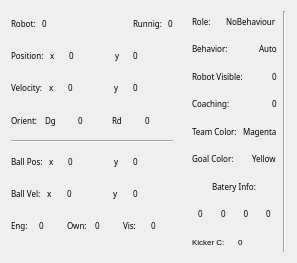
<?xml version="1.0" encoding="UTF-8"?>
<ui version="4.0">
 <class>RBInfoWG</class>
 <widget class="QWidget" name="RBInfoWG">
  <property name="geometry">
   <rect>
    <x>0</x>
    <y>0</y>
    <width>297</width>
    <height>263</height>
   </rect>
  </property>
  <property name="windowTitle">
   <string>Form</string>
  </property>
  <layout class="QHBoxLayout" name="horizontalLayout_4">
   <item>
    <layout class="QHBoxLayout" name="horizontalLayout_3">
     <item>
      <layout class="QVBoxLayout" name="verticalLayout">
       <item>
        <layout class="QHBoxLayout">
         <property name="spacing">
          <number>6</number>
         </property>
         <property name="margin">
          <number>0</number>
         </property>
         <item>
          <widget class="QLabel" name="Robot_number_lb_f">
           <property name="font">
            <font>
             <family>Sans Serif</family>
             <pointsize>6</pointsize>
             <weight>50</weight>
             <italic>false</italic>
             <bold>false</bold>
             <underline>false</underline>
             <strikeout>false</strikeout>
            </font>
           </property>
           <property name="text">
            <string>Robot:</string>
           </property>
           <property name="scaledContents">
            <bool>true</bool>
           </property>
          </widget>
         </item>
         <item>
          <widget class="QLabel" name="Robot_number_lb">
           <property name="font">
            <font>
             <family>Sans Serif</family>
             <pointsize>6</pointsize>
             <weight>50</weight>
             <italic>false</italic>
             <bold>false</bold>
             <underline>false</underline>
             <strikeout>false</strikeout>
            </font>
           </property>
           <property name="text">
            <string>0</string>
           </property>
           <property name="scaledContents">
            <bool>true</bool>
           </property>
          </widget>
         </item>
         <item>
          <spacer>
           <property name="orientation">
            <enum>Qt::Horizontal</enum>
           </property>
           <property name="sizeType">
            <enum>QSizePolicy::Expanding</enum>
           </property>
           <property name="sizeHint" stdset="0">
            <size>
             <width>40</width>
             <height>20</height>
            </size>
           </property>
          </spacer>
         </item>
         <item>
          <widget class="QLabel" name="Robot_Running_lb_f">
           <property name="font">
            <font>
             <family>Sans Serif</family>
             <pointsize>6</pointsize>
             <weight>50</weight>
             <italic>false</italic>
             <bold>false</bold>
             <underline>false</underline>
             <strikeout>false</strikeout>
            </font>
           </property>
           <property name="text">
            <string>Runnig:</string>
           </property>
           <property name="scaledContents">
            <bool>true</bool>
           </property>
          </widget>
         </item>
         <item>
          <widget class="QLabel" name="Robot_Running_lb">
           <property name="font">
            <font>
             <family>Sans Serif</family>
             <pointsize>6</pointsize>
             <weight>50</weight>
             <italic>false</italic>
             <bold>false</bold>
             <underline>false</underline>
             <strikeout>false</strikeout>
            </font>
           </property>
           <property name="text">
            <string>0</string>
           </property>
           <property name="scaledContents">
            <bool>true</bool>
           </property>
          </widget>
         </item>
        </layout>
       </item>
       <item>
        <layout class="QHBoxLayout">
         <property name="spacing">
          <number>6</number>
         </property>
         <property name="margin">
          <number>0</number>
         </property>
         <item>
          <widget class="QLabel" name="Robot_Pos_f">
           <property name="sizePolicy">
            <sizepolicy hsizetype="Minimum" vsizetype="Preferred">
             <horstretch>0</horstretch>
             <verstretch>0</verstretch>
            </sizepolicy>
           </property>
           <property name="font">
            <font>
             <family>Sans Serif</family>
             <pointsize>6</pointsize>
             <weight>50</weight>
             <italic>false</italic>
             <bold>false</bold>
             <underline>false</underline>
             <strikeout>false</strikeout>
            </font>
           </property>
           <property name="text">
            <string>Position:</string>
           </property>
           <property name="scaledContents">
            <bool>false</bool>
           </property>
          </widget>
         </item>
         <item>
          <widget class="QLabel" name="Robot_position_lb_x_f">
           <property name="sizePolicy">
            <sizepolicy hsizetype="Preferred" vsizetype="Preferred">
             <horstretch>0</horstretch>
             <verstretch>0</verstretch>
            </sizepolicy>
           </property>
           <property name="font">
            <font>
             <family>Sans Serif</family>
             <pointsize>6</pointsize>
             <weight>50</weight>
             <italic>false</italic>
             <bold>false</bold>
             <underline>false</underline>
             <strikeout>false</strikeout>
            </font>
           </property>
           <property name="text">
            <string>x</string>
           </property>
           <property name="scaledContents">
            <bool>false</bool>
           </property>
          </widget>
         </item>
         <item>
          <widget class="QLabel" name="Robot_position_lb_x">
           <property name="sizePolicy">
            <sizepolicy hsizetype="Preferred" vsizetype="Preferred">
             <horstretch>0</horstretch>
             <verstretch>0</verstretch>
            </sizepolicy>
           </property>
           <property name="minimumSize">
            <size>
             <width>40</width>
             <height>0</height>
            </size>
           </property>
           <property name="font">
            <font>
             <family>Sans Serif</family>
             <pointsize>6</pointsize>
             <weight>50</weight>
             <italic>false</italic>
             <bold>false</bold>
             <underline>false</underline>
             <strikeout>false</strikeout>
            </font>
           </property>
           <property name="text">
            <string>0</string>
           </property>
           <property name="textFormat">
            <enum>Qt::AutoText</enum>
           </property>
           <property name="scaledContents">
            <bool>false</bool>
           </property>
          </widget>
         </item>
         <item>
          <widget class="QLabel" name="Robot_position_lb_y_f">
           <property name="sizePolicy">
            <sizepolicy hsizetype="Minimum" vsizetype="Preferred">
             <horstretch>0</horstretch>
             <verstretch>0</verstretch>
            </sizepolicy>
           </property>
           <property name="font">
            <font>
             <family>Sans Serif</family>
             <pointsize>6</pointsize>
             <weight>50</weight>
             <italic>false</italic>
             <bold>false</bold>
             <underline>false</underline>
             <strikeout>false</strikeout>
            </font>
           </property>
           <property name="text">
            <string>y</string>
           </property>
           <property name="scaledContents">
            <bool>false</bool>
           </property>
          </widget>
         </item>
         <item>
          <widget class="QLabel" name="Robot_position_lb_y">
           <property name="sizePolicy">
            <sizepolicy hsizetype="Preferred" vsizetype="Preferred">
             <horstretch>0</horstretch>
             <verstretch>0</verstretch>
            </sizepolicy>
           </property>
           <property name="minimumSize">
            <size>
             <width>40</width>
             <height>0</height>
            </size>
           </property>
           <property name="font">
            <font>
             <family>Sans Serif</family>
             <pointsize>6</pointsize>
             <weight>50</weight>
             <italic>false</italic>
             <bold>false</bold>
             <underline>false</underline>
             <strikeout>false</strikeout>
            </font>
           </property>
           <property name="text">
            <string>0</string>
           </property>
           <property name="scaledContents">
            <bool>false</bool>
           </property>
          </widget>
         </item>
        </layout>
       </item>
       <item>
        <layout class="QHBoxLayout">
         <property name="spacing">
          <number>6</number>
         </property>
         <property name="margin">
          <number>0</number>
         </property>
         <item>
          <widget class="QLabel" name="Robot_Vel_f">
           <property name="sizePolicy">
            <sizepolicy hsizetype="Minimum" vsizetype="Preferred">
             <horstretch>0</horstretch>
             <verstretch>0</verstretch>
            </sizepolicy>
           </property>
           <property name="font">
            <font>
             <family>Sans Serif</family>
             <pointsize>6</pointsize>
             <weight>50</weight>
             <italic>false</italic>
             <bold>false</bold>
             <underline>false</underline>
             <strikeout>false</strikeout>
            </font>
           </property>
           <property name="text">
            <string>Velocity:</string>
           </property>
          </widget>
         </item>
         <item>
          <widget class="QLabel" name="Robot_velocity_lb_x_f">
           <property name="font">
            <font>
             <family>Sans Serif</family>
             <pointsize>6</pointsize>
             <weight>50</weight>
             <italic>false</italic>
             <bold>false</bold>
             <underline>false</underline>
             <strikeout>false</strikeout>
            </font>
           </property>
           <property name="text">
            <string>x</string>
           </property>
          </widget>
         </item>
         <item>
          <widget class="QLabel" name="Robot_velocity_lb_x">
           <property name="minimumSize">
            <size>
             <width>40</width>
             <height>0</height>
            </size>
           </property>
           <property name="font">
            <font>
             <family>Sans Serif</family>
             <pointsize>6</pointsize>
             <weight>50</weight>
             <italic>false</italic>
             <bold>false</bold>
             <underline>false</underline>
             <strikeout>false</strikeout>
            </font>
           </property>
           <property name="text">
            <string>0</string>
           </property>
          </widget>
         </item>
         <item>
          <widget class="QLabel" name="Robot_velocity_lb_y_f">
           <property name="font">
            <font>
             <family>Sans Serif</family>
             <pointsize>6</pointsize>
             <weight>50</weight>
             <italic>false</italic>
             <bold>false</bold>
             <underline>false</underline>
             <strikeout>false</strikeout>
            </font>
           </property>
           <property name="text">
            <string>y</string>
           </property>
          </widget>
         </item>
         <item>
          <widget class="QLabel" name="Robot_velocity_lb_y">
           <property name="sizePolicy">
            <sizepolicy hsizetype="Preferred" vsizetype="Preferred">
             <horstretch>0</horstretch>
             <verstretch>0</verstretch>
            </sizepolicy>
           </property>
           <property name="minimumSize">
            <size>
             <width>40</width>
             <height>0</height>
            </size>
           </property>
           <property name="font">
            <font>
             <family>Sans Serif</family>
             <pointsize>6</pointsize>
             <weight>50</weight>
             <italic>false</italic>
             <bold>false</bold>
             <underline>false</underline>
             <strikeout>false</strikeout>
            </font>
           </property>
           <property name="text">
            <string>0</string>
           </property>
          </widget>
         </item>
        </layout>
       </item>
       <item>
        <layout class="QHBoxLayout">
         <property name="spacing">
          <number>6</number>
         </property>
         <property name="margin">
          <number>0</number>
         </property>
         <item>
          <widget class="QLabel" name="Orientation_lb_f">
           <property name="font">
            <font>
             <family>Sans Serif</family>
             <pointsize>6</pointsize>
             <weight>50</weight>
             <italic>false</italic>
             <bold>false</bold>
             <underline>false</underline>
             <strikeout>false</strikeout>
            </font>
           </property>
           <property name="text">
            <string>Orient:</string>
           </property>
          </widget>
         </item>
         <item>
          <widget class="QLabel" name="robot_orientation_lb_deg_f">
           <property name="font">
            <font>
             <family>Sans Serif</family>
             <pointsize>6</pointsize>
             <weight>50</weight>
             <italic>false</italic>
             <bold>false</bold>
             <underline>false</underline>
             <strikeout>false</strikeout>
            </font>
           </property>
           <property name="text">
            <string>Dg</string>
           </property>
          </widget>
         </item>
         <item>
          <widget class="QLabel" name="robot_orientation_lb_deg">
           <property name="minimumSize">
            <size>
             <width>0</width>
             <height>0</height>
            </size>
           </property>
           <property name="font">
            <font>
             <family>Sans Serif</family>
             <pointsize>6</pointsize>
             <weight>50</weight>
             <italic>false</italic>
             <bold>false</bold>
             <underline>false</underline>
             <strikeout>false</strikeout>
            </font>
           </property>
           <property name="text">
            <string>0</string>
           </property>
          </widget>
         </item>
         <item>
          <widget class="QLabel" name="robot_orientation_lb_rad_f">
           <property name="font">
            <font>
             <family>Sans Serif</family>
             <pointsize>6</pointsize>
             <weight>50</weight>
             <italic>false</italic>
             <bold>false</bold>
             <underline>false</underline>
             <strikeout>false</strikeout>
            </font>
           </property>
           <property name="text">
            <string>Rd</string>
           </property>
          </widget>
         </item>
         <item>
          <widget class="QLabel" name="robot_orientation_lb_rad">
           <property name="minimumSize">
            <size>
             <width>0</width>
             <height>0</height>
            </size>
           </property>
           <property name="font">
            <font>
             <family>Sans Serif</family>
             <pointsize>6</pointsize>
             <weight>50</weight>
             <italic>false</italic>
             <bold>false</bold>
             <underline>false</underline>
             <strikeout>false</strikeout>
            </font>
           </property>
           <property name="text">
            <string>0</string>
           </property>
          </widget>
         </item>
        </layout>
       </item>
       <item>
        <widget class="Line" name="line">
         <property name="orientation">
          <enum>Qt::Horizontal</enum>
         </property>
        </widget>
       </item>
       <item>
        <layout class="QHBoxLayout">
         <property name="spacing">
          <number>6</number>
         </property>
         <property name="margin">
          <number>0</number>
         </property>
         <item>
          <widget class="QLabel" name="ball_position_lb_f">
           <property name="font">
            <font>
             <family>Sans Serif</family>
             <pointsize>6</pointsize>
             <weight>50</weight>
             <italic>false</italic>
             <bold>false</bold>
             <underline>false</underline>
             <strikeout>false</strikeout>
            </font>
           </property>
           <property name="text">
            <string>Ball Pos:</string>
           </property>
          </widget>
         </item>
         <item>
          <widget class="QLabel" name="ball_position_lb_x_f">
           <property name="font">
            <font>
             <family>Sans Serif</family>
             <pointsize>6</pointsize>
             <weight>50</weight>
             <italic>false</italic>
             <bold>false</bold>
             <underline>false</underline>
             <strikeout>false</strikeout>
            </font>
           </property>
           <property name="text">
            <string>x</string>
           </property>
          </widget>
         </item>
         <item>
          <widget class="QLabel" name="ball_position_lb_x">
           <property name="minimumSize">
            <size>
             <width>40</width>
             <height>0</height>
            </size>
           </property>
           <property name="font">
            <font>
             <family>Sans Serif</family>
             <pointsize>6</pointsize>
             <weight>50</weight>
             <italic>false</italic>
             <bold>false</bold>
             <underline>false</underline>
             <strikeout>false</strikeout>
            </font>
           </property>
           <property name="text">
            <string>0</string>
           </property>
          </widget>
         </item>
         <item>
          <widget class="QLabel" name="ball_position_lb_y_f">
           <property name="font">
            <font>
             <family>Sans Serif</family>
             <pointsize>6</pointsize>
             <weight>50</weight>
             <italic>false</italic>
             <bold>false</bold>
             <underline>false</underline>
             <strikeout>false</strikeout>
            </font>
           </property>
           <property name="text">
            <string>y</string>
           </property>
          </widget>
         </item>
         <item>
          <widget class="QLabel" name="ball_position_lb_y">
           <property name="minimumSize">
            <size>
             <width>40</width>
             <height>0</height>
            </size>
           </property>
           <property name="font">
            <font>
             <family>Sans Serif</family>
             <pointsize>6</pointsize>
             <weight>50</weight>
             <italic>false</italic>
             <bold>false</bold>
             <underline>false</underline>
             <strikeout>false</strikeout>
            </font>
           </property>
           <property name="text">
            <string>0</string>
           </property>
          </widget>
         </item>
        </layout>
       </item>
       <item>
        <layout class="QHBoxLayout">
         <property name="spacing">
          <number>6</number>
         </property>
         <property name="margin">
          <number>0</number>
         </property>
         <item>
          <widget class="QLabel" name="ball_velocity_lb_f">
           <property name="font">
            <font>
             <family>Sans Serif</family>
             <pointsize>6</pointsize>
             <weight>50</weight>
             <italic>false</italic>
             <bold>false</bold>
             <underline>false</underline>
             <strikeout>false</strikeout>
            </font>
           </property>
           <property name="text">
            <string>Ball Vel:</string>
           </property>
          </widget>
         </item>
         <item>
          <widget class="QLabel" name="ball_velocity_lb_x_f">
           <property name="font">
            <font>
             <family>Sans Serif</family>
             <pointsize>6</pointsize>
             <weight>50</weight>
             <italic>false</italic>
             <bold>false</bold>
             <underline>false</underline>
             <strikeout>false</strikeout>
            </font>
           </property>
           <property name="text">
            <string>x</string>
           </property>
          </widget>
         </item>
         <item>
          <widget class="QLabel" name="ball_velocity_lb_x">
           <property name="minimumSize">
            <size>
             <width>40</width>
             <height>0</height>
            </size>
           </property>
           <property name="font">
            <font>
             <family>Sans Serif</family>
             <pointsize>6</pointsize>
             <weight>50</weight>
             <italic>false</italic>
             <bold>false</bold>
             <underline>false</underline>
             <strikeout>false</strikeout>
            </font>
           </property>
           <property name="text">
            <string>0</string>
           </property>
          </widget>
         </item>
         <item>
          <widget class="QLabel" name="ball_velocity_lb_y_f">
           <property name="font">
            <font>
             <family>Sans Serif</family>
             <pointsize>6</pointsize>
             <weight>50</weight>
             <italic>false</italic>
             <bold>false</bold>
             <underline>false</underline>
             <strikeout>false</strikeout>
            </font>
           </property>
           <property name="text">
            <string>y</string>
           </property>
          </widget>
         </item>
         <item>
          <widget class="QLabel" name="ball_velocity_lb_y">
           <property name="minimumSize">
            <size>
             <width>40</width>
             <height>0</height>
            </size>
           </property>
           <property name="font">
            <font>
             <family>Sans Serif</family>
             <pointsize>6</pointsize>
             <weight>50</weight>
             <italic>false</italic>
             <bold>false</bold>
             <underline>false</underline>
             <strikeout>false</strikeout>
            </font>
           </property>
           <property name="text">
            <string>0</string>
           </property>
          </widget>
         </item>
        </layout>
       </item>
       <item>
        <layout class="QHBoxLayout" name="horizontalLayout_2">
         <item>
          <widget class="QLabel" name="ball_engaged_lb_f">
           <property name="font">
            <font>
             <family>Sans Serif</family>
             <pointsize>6</pointsize>
             <weight>50</weight>
             <italic>false</italic>
             <bold>false</bold>
             <underline>false</underline>
             <strikeout>false</strikeout>
            </font>
           </property>
           <property name="text">
            <string>Eng:</string>
           </property>
          </widget>
         </item>
         <item>
          <widget class="QLabel" name="ball_engaged_lb">
           <property name="font">
            <font>
             <family>Sans Serif</family>
             <pointsize>6</pointsize>
             <weight>50</weight>
             <italic>false</italic>
             <bold>false</bold>
             <underline>false</underline>
             <strikeout>false</strikeout>
            </font>
           </property>
           <property name="text">
            <string>0</string>
           </property>
          </widget>
         </item>
         <item>
          <widget class="QLabel" name="ball_own_lb_f">
           <property name="font">
            <font>
             <family>Sans Serif</family>
             <pointsize>6</pointsize>
             <weight>50</weight>
             <italic>false</italic>
             <bold>false</bold>
             <underline>false</underline>
             <strikeout>false</strikeout>
            </font>
           </property>
           <property name="text">
            <string>Own:</string>
           </property>
          </widget>
         </item>
         <item>
          <widget class="QLabel" name="ball_own_lb">
           <property name="font">
            <font>
             <family>Sans Serif</family>
             <pointsize>6</pointsize>
             <weight>50</weight>
             <italic>false</italic>
             <bold>false</bold>
             <underline>false</underline>
             <strikeout>false</strikeout>
            </font>
           </property>
           <property name="text">
            <string>0</string>
           </property>
          </widget>
         </item>
         <item>
          <widget class="QLabel" name="ball_visible_lb_f">
           <property name="font">
            <font>
             <family>Sans Serif</family>
             <pointsize>6</pointsize>
             <weight>50</weight>
             <italic>false</italic>
             <bold>false</bold>
             <underline>false</underline>
             <strikeout>false</strikeout>
            </font>
           </property>
           <property name="text">
            <string>Vis:</string>
           </property>
          </widget>
         </item>
         <item>
          <widget class="QLabel" name="ball_visible_lb">
           <property name="font">
            <font>
             <family>Sans Serif</family>
             <pointsize>6</pointsize>
             <weight>50</weight>
             <italic>false</italic>
             <bold>false</bold>
             <underline>false</underline>
             <strikeout>false</strikeout>
            </font>
           </property>
           <property name="text">
            <string>0</string>
           </property>
          </widget>
         </item>
        </layout>
       </item>
       <item>
        <spacer>
         <property name="orientation">
          <enum>Qt::Horizontal</enum>
         </property>
         <property name="sizeHint" stdset="0">
          <size>
           <width>276</width>
           <height>13</height>
          </size>
         </property>
        </spacer>
       </item>
      </layout>
     </item>
     <item>
      <spacer>
       <property name="orientation">
        <enum>Qt::Vertical</enum>
       </property>
       <property name="sizeHint" stdset="0">
        <size>
         <width>13</width>
         <height>218</height>
        </size>
       </property>
      </spacer>
     </item>
     <item>
      <layout class="QVBoxLayout">
       <property name="spacing">
        <number>6</number>
       </property>
       <property name="margin">
        <number>0</number>
       </property>
       <item>
        <layout class="QHBoxLayout">
         <property name="spacing">
          <number>6</number>
         </property>
         <property name="margin">
          <number>0</number>
         </property>
         <item>
          <widget class="QLabel" name="robot_role_lb_f">
           <property name="font">
            <font>
             <family>Sans Serif</family>
             <pointsize>6</pointsize>
             <weight>50</weight>
             <italic>false</italic>
             <bold>false</bold>
             <underline>false</underline>
             <strikeout>false</strikeout>
            </font>
           </property>
           <property name="text">
            <string>Role:</string>
           </property>
          </widget>
         </item>
         <item>
          <spacer>
           <property name="orientation">
            <enum>Qt::Horizontal</enum>
           </property>
           <property name="sizeHint" stdset="0">
            <size>
             <width>40</width>
             <height>20</height>
            </size>
           </property>
          </spacer>
         </item>
         <item>
          <widget class="QLabel" name="robot_role_lb">
           <property name="font">
            <font>
             <family>Sans Serif</family>
             <pointsize>6</pointsize>
             <weight>50</weight>
             <italic>false</italic>
             <bold>false</bold>
             <underline>false</underline>
             <strikeout>false</strikeout>
            </font>
           </property>
           <property name="text">
            <string>NoBehaviour</string>
           </property>
          </widget>
         </item>
        </layout>
       </item>
       <item>
        <layout class="QHBoxLayout">
         <property name="spacing">
          <number>6</number>
         </property>
         <property name="margin">
          <number>0</number>
         </property>
         <item>
          <widget class="QLabel" name="robot_behavior_lb_f">
           <property name="font">
            <font>
             <family>Sans Serif</family>
             <pointsize>6</pointsize>
             <weight>50</weight>
             <italic>false</italic>
             <bold>false</bold>
             <underline>false</underline>
             <strikeout>false</strikeout>
            </font>
           </property>
           <property name="text">
            <string>Behavior:</string>
           </property>
          </widget>
         </item>
         <item>
          <spacer>
           <property name="orientation">
            <enum>Qt::Horizontal</enum>
           </property>
           <property name="sizeHint" stdset="0">
            <size>
             <width>40</width>
             <height>20</height>
            </size>
           </property>
          </spacer>
         </item>
         <item>
          <widget class="QLabel" name="robot_behavior_lb">
           <property name="font">
            <font>
             <family>Sans Serif</family>
             <pointsize>6</pointsize>
             <weight>50</weight>
             <italic>false</italic>
             <bold>false</bold>
             <underline>false</underline>
             <strikeout>false</strikeout>
            </font>
           </property>
           <property name="text">
            <string>Auto</string>
           </property>
          </widget>
         </item>
        </layout>
       </item>
       <item>
        <layout class="QHBoxLayout">
         <property name="spacing">
          <number>6</number>
         </property>
         <property name="margin">
          <number>0</number>
         </property>
         <item>
          <widget class="QLabel" name="robot_visible_lb_f">
           <property name="font">
            <font>
             <family>Sans Serif</family>
             <pointsize>6</pointsize>
             <weight>50</weight>
             <italic>false</italic>
             <bold>false</bold>
             <underline>false</underline>
             <strikeout>false</strikeout>
            </font>
           </property>
           <property name="text">
            <string>Robot Visible:</string>
           </property>
          </widget>
         </item>
         <item>
          <spacer>
           <property name="orientation">
            <enum>Qt::Horizontal</enum>
           </property>
           <property name="sizeHint" stdset="0">
            <size>
             <width>40</width>
             <height>20</height>
            </size>
           </property>
          </spacer>
         </item>
         <item>
          <widget class="QLabel" name="robot_visible_lb">
           <property name="font">
            <font>
             <family>Sans Serif</family>
             <pointsize>6</pointsize>
             <weight>50</weight>
             <italic>false</italic>
             <bold>false</bold>
             <underline>false</underline>
             <strikeout>false</strikeout>
            </font>
           </property>
           <property name="text">
            <string>0</string>
           </property>
          </widget>
         </item>
        </layout>
       </item>
       <item>
        <layout class="QHBoxLayout">
         <property name="spacing">
          <number>6</number>
         </property>
         <property name="margin">
          <number>0</number>
         </property>
         <item>
          <widget class="QLabel" name="robot_coaching_lb_f">
           <property name="font">
            <font>
             <family>Sans Serif</family>
             <pointsize>6</pointsize>
             <weight>50</weight>
             <italic>false</italic>
             <bold>false</bold>
             <underline>false</underline>
             <strikeout>false</strikeout>
            </font>
           </property>
           <property name="text">
            <string>Coaching:</string>
           </property>
          </widget>
         </item>
         <item>
          <spacer>
           <property name="orientation">
            <enum>Qt::Horizontal</enum>
           </property>
           <property name="sizeHint" stdset="0">
            <size>
             <width>40</width>
             <height>20</height>
            </size>
           </property>
          </spacer>
         </item>
         <item>
          <widget class="QLabel" name="robot_coaching_lb">
           <property name="font">
            <font>
             <family>Sans Serif</family>
             <pointsize>6</pointsize>
             <weight>50</weight>
             <italic>false</italic>
             <bold>false</bold>
             <underline>false</underline>
             <strikeout>false</strikeout>
            </font>
           </property>
           <property name="text">
            <string>0</string>
           </property>
          </widget>
         </item>
        </layout>
       </item>
       <item>
        <layout class="QHBoxLayout">
         <property name="spacing">
          <number>6</number>
         </property>
         <property name="margin">
          <number>0</number>
         </property>
         <item>
          <widget class="QLabel" name="team_color_lb_f">
           <property name="font">
            <font>
             <family>Sans Serif</family>
             <pointsize>6</pointsize>
             <weight>50</weight>
             <italic>false</italic>
             <bold>false</bold>
             <underline>false</underline>
             <strikeout>false</strikeout>
            </font>
           </property>
           <property name="text">
            <string>Team Color:</string>
           </property>
          </widget>
         </item>
         <item>
          <spacer>
           <property name="orientation">
            <enum>Qt::Horizontal</enum>
           </property>
           <property name="sizeHint" stdset="0">
            <size>
             <width>40</width>
             <height>20</height>
            </size>
           </property>
          </spacer>
         </item>
         <item>
          <widget class="QLabel" name="team_color_lb">
           <property name="font">
            <font>
             <family>Sans Serif</family>
             <pointsize>6</pointsize>
             <weight>50</weight>
             <italic>false</italic>
             <bold>false</bold>
             <underline>false</underline>
             <strikeout>false</strikeout>
            </font>
           </property>
           <property name="text">
            <string>Magenta</string>
           </property>
          </widget>
         </item>
        </layout>
       </item>
       <item>
        <layout class="QHBoxLayout">
         <property name="spacing">
          <number>6</number>
         </property>
         <property name="margin">
          <number>0</number>
         </property>
         <item>
          <widget class="QLabel" name="goal_color_lb_f">
           <property name="font">
            <font>
             <family>Sans Serif</family>
             <pointsize>6</pointsize>
             <weight>50</weight>
             <italic>false</italic>
             <bold>false</bold>
             <underline>false</underline>
             <strikeout>false</strikeout>
            </font>
           </property>
           <property name="text">
            <string>Goal Color:</string>
           </property>
          </widget>
         </item>
         <item>
          <spacer>
           <property name="orientation">
            <enum>Qt::Horizontal</enum>
           </property>
           <property name="sizeHint" stdset="0">
            <size>
             <width>40</width>
             <height>20</height>
            </size>
           </property>
          </spacer>
         </item>
         <item>
          <widget class="QLabel" name="goal_color_lb">
           <property name="font">
            <font>
             <family>Sans Serif</family>
             <pointsize>6</pointsize>
             <weight>50</weight>
             <italic>false</italic>
             <bold>false</bold>
             <underline>false</underline>
             <strikeout>false</strikeout>
            </font>
           </property>
           <property name="text">
            <string>Yellow</string>
           </property>
          </widget>
         </item>
        </layout>
       </item>
       <item>
        <layout class="QHBoxLayout">
         <property name="spacing">
          <number>6</number>
         </property>
         <property name="margin">
          <number>0</number>
         </property>
         <item>
          <spacer>
           <property name="orientation">
            <enum>Qt::Horizontal</enum>
           </property>
           <property name="sizeHint" stdset="0">
            <size>
             <width>40</width>
             <height>20</height>
            </size>
           </property>
          </spacer>
         </item>
         <item>
          <widget class="QLabel" name="bat_info_lb_f">
           <property name="font">
            <font>
             <family>Sans Serif</family>
             <pointsize>6</pointsize>
             <weight>50</weight>
             <italic>false</italic>
             <bold>false</bold>
             <underline>false</underline>
             <strikeout>false</strikeout>
            </font>
           </property>
           <property name="text">
            <string>Batery Info:</string>
           </property>
           <property name="alignment">
            <set>Qt::AlignCenter</set>
           </property>
          </widget>
         </item>
         <item>
          <spacer>
           <property name="orientation">
            <enum>Qt::Horizontal</enum>
           </property>
           <property name="sizeHint" stdset="0">
            <size>
             <width>40</width>
             <height>20</height>
            </size>
           </property>
          </spacer>
         </item>
        </layout>
       </item>
       <item>
        <layout class="QHBoxLayout">
         <property name="spacing">
          <number>6</number>
         </property>
         <property name="margin">
          <number>0</number>
         </property>
         <item>
          <widget class="QLabel" name="bat_info_1">
           <property name="sizePolicy">
            <sizepolicy hsizetype="Preferred" vsizetype="Preferred">
             <horstretch>0</horstretch>
             <verstretch>0</verstretch>
            </sizepolicy>
           </property>
           <property name="font">
            <font>
             <family>Sans Serif</family>
             <pointsize>6</pointsize>
             <weight>50</weight>
             <italic>false</italic>
             <bold>false</bold>
             <underline>false</underline>
             <strikeout>false</strikeout>
            </font>
           </property>
           <property name="autoFillBackground">
            <bool>true</bool>
           </property>
           <property name="text">
            <string>0</string>
           </property>
           <property name="alignment">
            <set>Qt::AlignCenter</set>
           </property>
          </widget>
         </item>
         <item>
          <widget class="QLabel" name="bat_info_2">
           <property name="sizePolicy">
            <sizepolicy hsizetype="Preferred" vsizetype="Preferred">
             <horstretch>0</horstretch>
             <verstretch>0</verstretch>
            </sizepolicy>
           </property>
           <property name="font">
            <font>
             <family>Sans Serif</family>
             <pointsize>6</pointsize>
             <weight>50</weight>
             <italic>false</italic>
             <bold>false</bold>
             <underline>false</underline>
             <strikeout>false</strikeout>
            </font>
           </property>
           <property name="text">
            <string>0</string>
           </property>
           <property name="alignment">
            <set>Qt::AlignCenter</set>
           </property>
          </widget>
         </item>
         <item>
          <widget class="QLabel" name="bat_info_3">
           <property name="sizePolicy">
            <sizepolicy hsizetype="Preferred" vsizetype="Preferred">
             <horstretch>0</horstretch>
             <verstretch>0</verstretch>
            </sizepolicy>
           </property>
           <property name="font">
            <font>
             <family>Sans Serif</family>
             <pointsize>6</pointsize>
             <weight>50</weight>
             <italic>false</italic>
             <bold>false</bold>
             <underline>false</underline>
             <strikeout>false</strikeout>
            </font>
           </property>
           <property name="text">
            <string>0</string>
           </property>
           <property name="alignment">
            <set>Qt::AlignCenter</set>
           </property>
          </widget>
         </item>
         <item>
          <widget class="QLabel" name="bat_info_4">
           <property name="font">
            <font>
             <family>Sans Serif</family>
             <pointsize>6</pointsize>
             <weight>50</weight>
             <italic>false</italic>
             <bold>false</bold>
             <underline>false</underline>
             <strikeout>false</strikeout>
            </font>
           </property>
           <property name="text">
            <string>0</string>
           </property>
           <property name="alignment">
            <set>Qt::AlignCenter</set>
           </property>
          </widget>
         </item>
        </layout>
       </item>
       <item>
        <layout class="QHBoxLayout" name="horizontalLayout">
         <item>
          <widget class="QLabel" name="kicker_c_label">
           <property name="font">
            <font>
             <pointsize>6</pointsize>
            </font>
           </property>
           <property name="text">
            <string>Kicker C:</string>
           </property>
          </widget>
         </item>
         <item>
          <widget class="QLabel" name="kicker_c_info">
           <property name="font">
            <font>
             <pointsize>6</pointsize>
            </font>
           </property>
           <property name="text">
            <string>0</string>
           </property>
          </widget>
         </item>
        </layout>
       </item>
      </layout>
     </item>
    </layout>
   </item>
   <item>
    <widget class="Line" name="line_2">
     <property name="orientation">
      <enum>Qt::Vertical</enum>
     </property>
    </widget>
   </item>
  </layout>
 </widget>
 <resources/>
 <connections/>
</ui>
